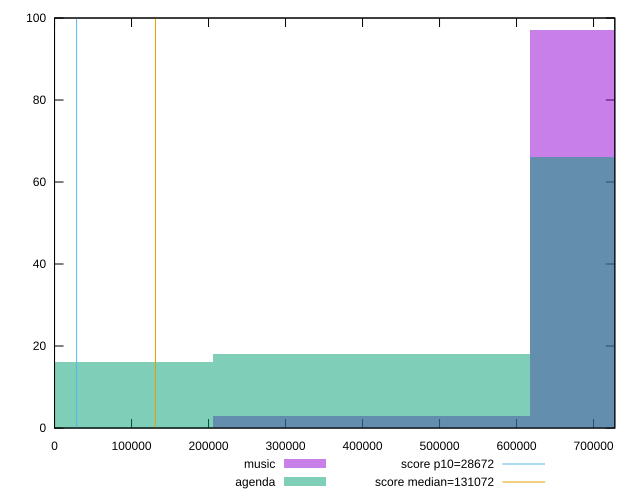

The gnuplot source for this figure:
reset

$music <<EOF
823282.4893410672 97
411641.2446705336 3
EOF

$agenda <<EOF
823282.4893410672 66
0 16
411641.2446705336 18
EOF

set key outside below
set boxwidth 411641.2446705336
set xrange [0:727616.7586111111]
set yrange [0:100]
set trange [0:100]
set style fill transparent solid 0.5 noborder

set parametric
set terminal svg size 640, 500 enhanced background rgb 'white'
set output "reports/report_00028_2021-02-24T12-49-42.674Z/uses-long-cache-ttl/comparison/histogram/0_vs_1.svg"

plot $music title "music" with boxes, \
     $agenda title "agenda" with boxes, \
     28672,t title "score p10=28672", \
     131072,t title "score median=131072"

reset
